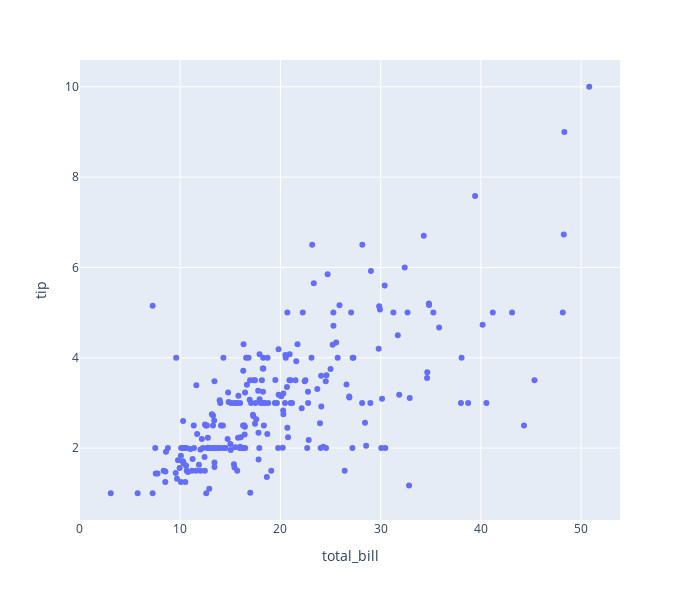

The code cell stored with this chart in its notebook:
### Code cell
px.scatter(tips,x='total_bill',y='tip',width=700,height=600)

### Figure 1 — Plotly figure (JSON) as saved in the notebook; plotly's stock layout.template omitted (floating-point values rounded to 4 significant figures; data arrays with more than 128 entries replaced by an {"elided": "..."} marker saying what was removed)
{"data": [{"hovertemplate": "total_bill=%{x}<br>tip=%{y}<extra></extra>", "legendgroup": "", "marker": {"color": "#636efa", "symbol": "circle"}, "mode": "markers", "name": "", "orientation": "v", "showlegend": false, "type": "scatter", "x": {"elided": "244 float values"}, "xaxis": "x", "y": {"elided": "244 float values"}, "yaxis": "y"}], "layout": {"height": 600, "legend": {"tracegroupgap": 0}, "margin": {"t": 60}, "width": 700, "xaxis": {"anchor": "y", "domain": [0, 1], "title": {"text": "total_bill"}}, "yaxis": {"anchor": "x", "domain": [0, 1], "title": {"text": "tip"}}}}
